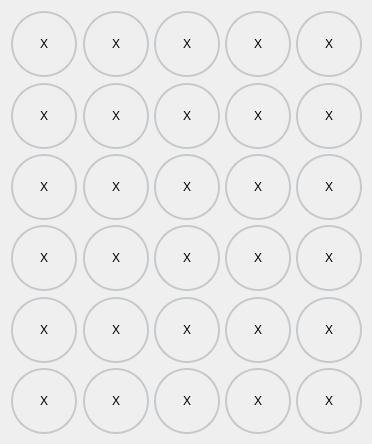
      <widget class="QWidget" name="widget_5" native="true">
       <property name="geometry">
        <rect>
         <x>100</x>
         <y>10</y>
         <width>372</width>
         <height>444</height>
        </rect>
       </property>
       <property name="minimumSize">
        <size>
         <width>372</width>
         <height>444</height>
        </size>
       </property>
       <property name="maximumSize">
        <size>
         <width>372</width>
         <height>444</height>
        </size>
       </property>
       <layout class="QGridLayout" name="gridLayout">
        <item row="5" column="4">
         <widget class="QLabel" name="row6_col5_lbl">
          <property name="minimumSize">
           <size>
            <width>66</width>
            <height>66</height>
           </size>
          </property>
          <property name="maximumSize">
           <size>
            <width>66</width>
            <height>665</height>
           </size>
          </property>
          <property name="styleSheet">
           <string notr="true">border-radius: 33px;
border: 2px solid  rgb(198, 201, 204);
font: 18pt &quot;Franklin Gothic Heavy&quot;;</string>
          </property>
          <property name="text">
           <string>X</string>
          </property>
          <property name="alignment">
           <set>Qt::AlignCenter</set>
          </property>
         </widget>
        </item>
        <item row="1" column="1">
         <widget class="QLabel" name="row2_col2_lbl">
          <property name="minimumSize">
           <size>
            <width>66</width>
            <height>66</height>
           </size>
          </property>
          <property name="maximumSize">
           <size>
            <width>66</width>
            <height>665</height>
           </size>
          </property>
          <property name="styleSheet">
           <string notr="true">border-radius: 33px;
border: 2px solid  rgb(198, 201, 204);
font: 18pt &quot;Franklin Gothic Heavy&quot;;</string>
          </property>
          <property name="text">
           <string>X</string>
          </property>
          <property name="alignment">
           <set>Qt::AlignCenter</set>
          </property>
         </widget>
        </item>
        <item row="1" column="2">
         <widget class="QLabel" name="row2_col3_lbl">
          <property name="minimumSize">
           <size>
            <width>66</width>
            <height>66</height>
           </size>
          </property>
          <property name="maximumSize">
           <size>
            <width>66</width>
            <height>665</height>
           </size>
          </property>
          <property name="styleSheet">
           <string notr="true">border-radius: 33px;
border: 2px solid  rgb(198, 201, 204);
font: 18pt &quot;Franklin Gothic Heavy&quot;;</string>
          </property>
          <property name="text">
           <string>X</string>
          </property>
          <property name="alignment">
           <set>Qt::AlignCenter</set>
          </property>
         </widget>
        </item>
        <item row="1" column="3">
         <widget class="QLabel" name="row2_col4_lbl">
          <property name="minimumSize">
           <size>
            <width>66</width>
            <height>66</height>
           </size>
          </property>
          <property name="maximumSize">
           <size>
            <width>66</width>
            <height>665</height>
           </size>
          </property>
          <property name="styleSheet">
           <string notr="true">border-radius: 33px;
border: 2px solid  rgb(198, 201, 204);
font: 18pt &quot;Franklin Gothic Heavy&quot;;</string>
          </property>
          <property name="text">
           <string>X</string>
          </property>
          <property name="alignment">
           <set>Qt::AlignCenter</set>
          </property>
         </widget>
        </item>
        <item row="1" column="4">
         <widget class="QLabel" name="row2_col5_lbl">
          <property name="minimumSize">
           <size>
            <width>66</width>
            <height>66</height>
           </size>
          </property>
          <property name="maximumSize">
           <size>
            <width>66</width>
            <height>665</height>
           </size>
          </property>
          <property name="styleSheet">
           <string notr="true">border-radius: 33px;
border: 2px solid  rgb(198, 201, 204);
font: 18pt &quot;Franklin Gothic Heavy&quot;;;</string>
          </property>
          <property name="text">
           <string>X</string>
          </property>
          <property name="alignment">
           <set>Qt::AlignCenter</set>
          </property>
         </widget>
        </item>
        <item row="2" column="0">
         <widget class="QLabel" name="row3_col1_lbl">
          <property name="minimumSize">
           <size>
            <width>66</width>
            <height>66</height>
           </size>
          </property>
          <property name="maximumSize">
           <size>
            <width>66</width>
            <height>665</height>
           </size>
          </property>
          <property name="styleSheet">
           <string notr="true">border-radius: 33px;
border: 2px solid  rgb(198, 201, 204);
font: 18pt &quot;Franklin Gothic Heavy&quot;;</string>
          </property>
          <property name="text">
           <string>X</string>
          </property>
          <property name="alignment">
           <set>Qt::AlignCenter</set>
          </property>
         </widget>
        </item>
        <item row="0" column="2">
         <widget class="QLabel" name="row1_col3_lbl">
          <property name="minimumSize">
           <size>
            <width>66</width>
            <height>66</height>
           </size>
          </property>
          <property name="maximumSize">
           <size>
            <width>66</width>
            <height>665</height>
           </size>
          </property>
          <property name="styleSheet">
           <string notr="true">border-radius: 33px;
border: 2px solid  rgb(198, 201, 204);
font: 18pt &quot;Franklin Gothic Heavy&quot;;</string>
          </property>
          <property name="text">
           <string>X</string>
          </property>
          <property name="alignment">
           <set>Qt::AlignCenter</set>
          </property>
         </widget>
        </item>
        <item row="0" column="0">
         <widget class="QLabel" name="row1_col1_lbl">
          <property name="minimumSize">
           <size>
            <width>66</width>
            <height>66</height>
           </size>
          </property>
          <property name="maximumSize">
           <size>
            <width>66</width>
            <height>665</height>
           </size>
          </property>
          <property name="styleSheet">
           <string notr="true">border-radius: 33px;
border: 2px solid  rgb(198, 201, 204);
font: 18pt &quot;Franklin Gothic Heavy&quot;;</string>
          </property>
          <property name="text">
           <string>X</string>
          </property>
          <property name="alignment">
           <set>Qt::AlignCenter</set>
          </property>
         </widget>
        </item>
        <item row="0" column="1">
         <widget class="QLabel" name="row1_col2_lbl">
          <property name="minimumSize">
           <size>
            <width>66</width>
            <height>66</height>
           </size>
          </property>
          <property name="maximumSize">
           <size>
            <width>66</width>
            <height>665</height>
           </size>
          </property>
          <property name="styleSheet">
           <string notr="true">border-radius: 33px;
border: 2px solid  rgb(198, 201, 204);
font: 18pt &quot;Franklin Gothic Heavy&quot;;</string>
          </property>
          <property name="text">
           <string>X</string>
          </property>
          <property name="alignment">
           <set>Qt::AlignCenter</set>
          </property>
         </widget>
        </item>
        <item row="0" column="3">
         <widget class="QLabel" name="row1_col4_lbl">
          <property name="minimumSize">
           <size>
            <width>66</width>
            <height>66</height>
           </size>
          </property>
          <property name="maximumSize">
           <size>
            <width>66</width>
            <height>665</height>
           </size>
          </property>
          <property name="styleSheet">
           <string notr="true">border-radius: 33px;
border: 2px solid  rgb(198, 201, 204);
font: 18pt &quot;Franklin Gothic Heavy&quot;;</string>
          </property>
          <property name="text">
           <string>X</string>
          </property>
          <property name="alignment">
           <set>Qt::AlignCenter</set>
          </property>
         </widget>
        </item>
        <item row="0" column="4">
         <widget class="QLabel" name="row1_col5_lbl">
          <property name="minimumSize">
           <size>
            <width>66</width>
            <height>66</height>
           </size>
          </property>
          <property name="maximumSize">
           <size>
            <width>66</width>
            <height>665</height>
           </size>
          </property>
          <property name="styleSheet">
           <string notr="true">border-radius: 33px;
border: 2px solid  rgb(198, 201, 204);
font: 18pt &quot;Franklin Gothic Heavy&quot;;</string>
          </property>
          <property name="text">
           <string>X</string>
          </property>
          <property name="alignment">
           <set>Qt::AlignCenter</set>
          </property>
         </widget>
        </item>
        <item row="1" column="0">
         <widget class="QLabel" name="row2_col1_lbl">
          <property name="minimumSize">
           <size>
            <width>66</width>
            <height>66</height>
           </size>
          </property>
          <property name="maximumSize">
           <size>
            <width>66</width>
            <height>665</height>
           </size>
          </property>
          <property name="styleSheet">
           <string notr="true">border-radius: 33px;
border: 2px solid  rgb(198, 201, 204);
font: 18pt &quot;Franklin Gothic Heavy&quot;;</string>
          </property>
          <property name="text">
           <string>X</string>
          </property>
          <property name="alignment">
           <set>Qt::AlignCenter</set>
          </property>
         </widget>
        </item>
        <item row="3" column="0">
         <widget class="QLabel" name="row4_col1_lbl">
          <property name="minimumSize">
           <size>
            <width>66</width>
            <height>66</height>
           </size>
          </property>
          <property name="maximumSize">
           <size>
            <width>66</width>
            <height>665</height>
           </size>
          </property>
          <property name="styleSheet">
           <string notr="true">border-radius: 33px;
border: 2px solid  rgb(198, 201, 204);
font: 18pt &quot;Franklin Gothic Heavy&quot;;</string>
          </property>
          <property name="text">
           <string>X</string>
          </property>
          <property name="alignment">
           <set>Qt::AlignCenter</set>
          </property>
         </widget>
        </item>
        <item row="2" column="3">
         <widget class="QLabel" name="row3_col4_lbl">
          <property name="minimumSize">
           <size>
            <width>66</width>
            <height>66</height>
           </size>
          </property>
          <property name="maximumSize">
           <size>
            <width>66</width>
            <height>665</height>
           </size>
          </property>
          <property name="styleSheet">
           <string notr="true">border-radius: 33px;
border: 2px solid  rgb(198, 201, 204);
font: 18pt &quot;Franklin Gothic Heavy&quot;;</string>
          </property>
          <property name="text">
           <string>X</string>
          </property>
          <property name="alignment">
           <set>Qt::AlignCenter</set>
          </property>
         </widget>
        </item>
        <item row="2" column="4">
         <widget class="QLabel" name="row3_col5_lbl">
          <property name="minimumSize">
           <size>
            <width>66</width>
            <height>66</height>
           </size>
          </property>
          <property name="maximumSize">
           <size>
            <width>66</width>
            <height>665</height>
           </size>
          </property>
          <property name="styleSheet">
           <string notr="true">border-radius: 33px;
border: 2px solid  rgb(198, 201, 204);
font: 18pt &quot;Franklin Gothic Heavy&quot;;</string>
          </property>
          <property name="text">
           <string>X</string>
          </property>
          <property name="alignment">
           <set>Qt::AlignCenter</set>
          </property>
         </widget>
        </item>
        <item row="2" column="1">
         <widget class="QLabel" name="row3_col2_lbl">
          <property name="minimumSize">
           <size>
            <width>66</width>
            <height>66</height>
           </size>
          </property>
          <property name="maximumSize">
           <size>
            <width>66</width>
            <height>665</height>
           </size>
          </property>
          <property name="styleSheet">
           <string notr="true">border-radius: 33px;
border: 2px solid  rgb(198, 201, 204);
font: 18pt &quot;Franklin Gothic Heavy&quot;;</string>
          </property>
          <property name="text">
           <string>X</string>
          </property>
          <property name="alignment">
           <set>Qt::AlignCenter</set>
          </property>
         </widget>
        </item>
        <item row="3" column="1">
         <widget class="QLabel" name="row4_col2_lbl">
          <property name="minimumSize">
           <size>
            <width>66</width>
            <height>66</height>
           </size>
          </property>
          <property name="maximumSize">
           <size>
            <width>66</width>
            <height>665</height>
           </size>
          </property>
          <property name="styleSheet">
           <string notr="true">border-radius: 33px;
border: 2px solid  rgb(198, 201, 204);
font: 18pt &quot;Franklin Gothic Heavy&quot;;</string>
          </property>
          <property name="text">
           <string>X</string>
          </property>
          <property name="alignment">
           <set>Qt::AlignCenter</set>
          </property>
         </widget>
        </item>
        <item row="3" column="2">
         <widget class="QLabel" name="row4_col3_lbl">
          <property name="minimumSize">
           <size>
            <width>66</width>
            <height>66</height>
           </size>
          </property>
          <property name="maximumSize">
           <size>
            <width>66</width>
            <height>665</height>
           </size>
          </property>
          <property name="styleSheet">
           <string notr="true">border-radius: 33px;
border: 2px solid  rgb(198, 201, 204);
font: 18pt &quot;Franklin Gothic Heavy&quot;;</string>
          </property>
          <property name="text">
           <string>X</string>
          </property>
          <property name="alignment">
           <set>Qt::AlignCenter</set>
          </property>
         </widget>
        </item>
        <item row="3" column="3">
         <widget class="QLabel" name="row4_col4_lbl">
          <property name="minimumSize">
           <size>
            <width>66</width>
            <height>66</height>
           </size>
          </property>
          <property name="maximumSize">
           <size>
            <width>66</width>
            <height>665</height>
           </size>
          </property>
          <property name="styleSheet">
           <string notr="true">border-radius: 33px;
border: 2px solid  rgb(198, 201, 204);
font: 18pt &quot;Franklin Gothic Heavy&quot;;</string>
          </property>
          <property name="text">
           <string>X</string>
          </property>
          <property name="alignment">
           <set>Qt::AlignCenter</set>
          </property>
         </widget>
        </item>
        <item row="4" column="0">
         <widget class="QLabel" name="row5_col1_lbl">
          <property name="minimumSize">
           <size>
            <width>66</width>
            <height>66</height>
           </size>
          </property>
          <property name="maximumSize">
           <size>
            <width>66</width>
            <height>665</height>
           </size>
          </property>
          <property name="styleSheet">
           <string notr="true">border-radius: 33px;
border: 2px solid  rgb(198, 201, 204);
font: 18pt &quot;Franklin Gothic Heavy&quot;;</string>
          </property>
          <property name="text">
           <string>X</string>
          </property>
          <property name="alignment">
           <set>Qt::AlignCenter</set>
          </property>
         </widget>
        </item>
        <item row="3" column="4">
         <widget class="QLabel" name="row4_col5_lbl">
          <property name="minimumSize">
           <size>
            <width>66</width>
            <height>66</height>
           </size>
          </property>
          <property name="maximumSize">
           <size>
            <width>66</width>
            <height>665</height>
           </size>
          </property>
          <property name="styleSheet">
           <string notr="true">border-radius: 33px;
border: 2px solid  rgb(198, 201, 204);
font: 18pt &quot;Franklin Gothic Heavy&quot;;</string>
          </property>
          <property name="text">
           <string>X</string>
          </property>
          <property name="alignment">
           <set>Qt::AlignCenter</set>
          </property>
         </widget>
        </item>
        <item row="4" column="2">
         <widget class="QLabel" name="row5_col3_lbl">
          <property name="minimumSize">
           <size>
            <width>66</width>
            <height>66</height>
           </size>
          </property>
          <property name="maximumSize">
           <size>
            <width>66</width>
            <height>665</height>
           </size>
          </property>
          <property name="styleSheet">
           <string notr="true">border-radius: 33px;
border: 2px solid  rgb(198, 201, 204);
font: 18pt &quot;Franklin Gothic Heavy&quot;;</string>
          </property>
          <property name="text">
           <string>X</string>
          </property>
          <property name="alignment">
           <set>Qt::AlignCenter</set>
          </property>
         </widget>
        </item>
        <item row="4" column="3">
         <widget class="QLabel" name="row5_col4_lbl">
          <property name="minimumSize">
           <size>
            <width>66</width>
            <height>66</height>
           </size>
          </property>
          <property name="maximumSize">
           <size>
            <width>66</width>
            <height>665</height>
           </size>
          </property>
          <property name="styleSheet">
           <string notr="true">border-radius: 33px;
border: 2px solid  rgb(198, 201, 204);
font: 18pt &quot;Franklin Gothic Heavy&quot;;</string>
          </property>
          <property name="text">
           <string>X</string>
          </property>
          <property name="alignment">
           <set>Qt::AlignCenter</set>
          </property>
         </widget>
        </item>
        <item row="4" column="4">
         <widget class="QLabel" name="row5_col5_lbl">
          <property name="minimumSize">
           <size>
            <width>66</width>
            <height>66</height>
           </size>
          </property>
          <property name="maximumSize">
           <size>
            <width>66</width>
            <height>665</height>
           </size>
          </property>
          <property name="styleSheet">
           <string notr="true">border-radius: 33px;
border: 2px solid  rgb(198, 201, 204);
font: 18pt &quot;Franklin Gothic Heavy&quot;;</string>
          </property>
          <property name="text">
           <string>X</string>
          </property>
          <property name="alignment">
           <set>Qt::AlignCenter</set>
          </property>
         </widget>
        </item>
        <item row="5" column="0">
         <widget class="QLabel" name="row6_col1_lbl">
          <property name="minimumSize">
           <size>
            <width>66</width>
            <height>66</height>
           </size>
          </property>
          <property name="maximumSize">
           <size>
            <width>66</width>
            <height>665</height>
           </size>
          </property>
          <property name="styleSheet">
           <string notr="true">border-radius: 33px;
font: 18pt &quot;Franklin Gothic Heavy&quot;;
border: 2px solid  rgb(198, 201, 204);
</string>
          </property>
          <property name="text">
           <string>X</string>
          </property>
          <property name="alignment">
           <set>Qt::AlignCenter</set>
          </property>
         </widget>
        </item>
        <item row="5" column="1">
         <widget class="QLabel" name="row6_col2_lbl">
          <property name="minimumSize">
           <size>
            <width>66</width>
            <height>66</height>
           </size>
          </property>
          <property name="maximumSize">
           <size>
            <width>66</width>
            <height>665</height>
           </size>
          </property>
          <property name="styleSheet">
           <string notr="true">border-radius: 33px;
border: 2px solid  rgb(198, 201, 204);
font: 18pt &quot;Franklin Gothic Heavy&quot;;</string>
          </property>
          <property name="text">
           <string>X</string>
          </property>
          <property name="alignment">
           <set>Qt::AlignCenter</set>
          </property>
         </widget>
        </item>
        <item row="4" column="1">
         <widget class="QLabel" name="row5_col2_lbl">
          <property name="minimumSize">
           <size>
            <width>66</width>
            <height>66</height>
           </size>
          </property>
          <property name="maximumSize">
           <size>
            <width>66</width>
            <height>665</height>
           </size>
          </property>
          <property name="styleSheet">
           <string notr="true">border-radius: 33px;
border: 2px solid  rgb(198, 201, 204);
font: 18pt &quot;Franklin Gothic Heavy&quot;;</string>
          </property>
          <property name="text">
           <string>X</string>
          </property>
          <property name="alignment">
           <set>Qt::AlignCenter</set>
          </property>
         </widget>
        </item>
        <item row="5" column="2">
         <widget class="QLabel" name="row6_col3_lbl">
          <property name="minimumSize">
           <size>
            <width>66</width>
            <height>66</height>
           </size>
          </property>
          <property name="maximumSize">
           <size>
            <width>66</width>
            <height>665</height>
           </size>
          </property>
          <property name="styleSheet">
           <string notr="true">border-radius: 33px;
border: 2px solid  rgb(198, 201, 204);
font: 18pt &quot;Franklin Gothic Heavy&quot;;</string>
          </property>
          <property name="text">
           <string>X</string>
          </property>
          <property name="alignment">
           <set>Qt::AlignCenter</set>
          </property>
         </widget>
        </item>
        <item row="5" column="3">
         <widget class="QLabel" name="row6_col4_lbl">
          <property name="minimumSize">
           <size>
            <width>66</width>
            <height>66</height>
           </size>
          </property>
          <property name="maximumSize">
           <size>
            <width>66</width>
            <height>665</height>
           </size>
          </property>
          <property name="styleSheet">
           <string notr="true">border-radius: 33px;
border: 2px solid  rgb(198, 201, 204);
font: 18pt &quot;Franklin Gothic Heavy&quot;;</string>
          </property>
          <property name="text">
           <string>X</string>
          </property>
          <property name="alignment">
           <set>Qt::AlignCenter</set>
          </property>
         </widget>
        </item>
        <item row="2" column="2">
         <widget class="QLabel" name="row3_col3_lbl">
          <property name="minimumSize">
           <size>
            <width>66</width>
            <height>66</height>
           </size>
          </property>
          <property name="maximumSize">
           <size>
            <width>66</width>
            <height>665</height>
           </size>
          </property>
          <property name="styleSheet">
           <string notr="true">border-radius: 33px;
border: 2px solid  rgb(198, 201, 204);
font: 18pt &quot;Franklin Gothic Heavy&quot;;</string>
          </property>
          <property name="text">
           <string>X</string>
          </property>
          <property name="alignment">
           <set>Qt::AlignCenter</set>
          </property>
         </widget>
        </item>
       </layout>
      </widget>
